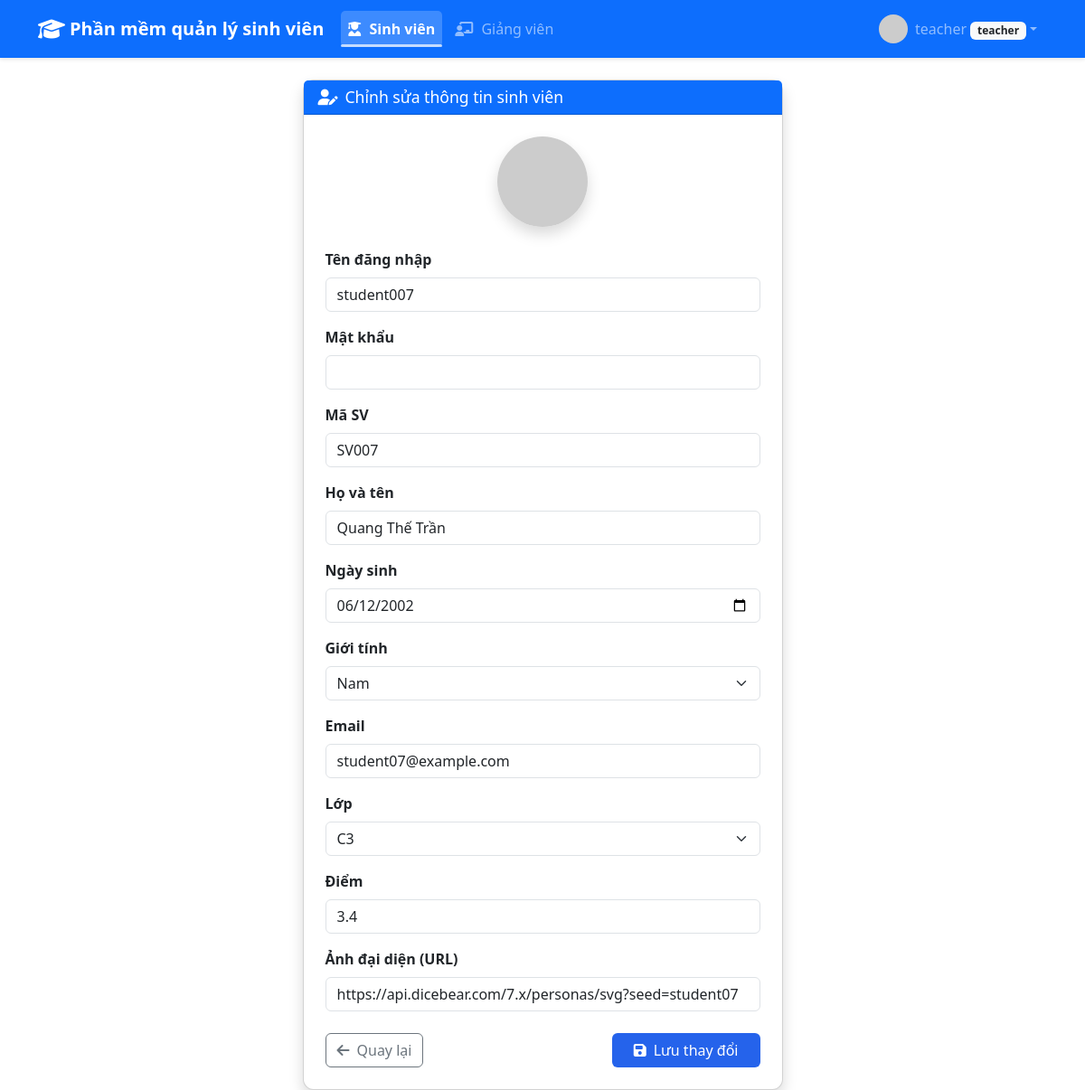
Page /students/34/edit (signed in) on the earlier database version.
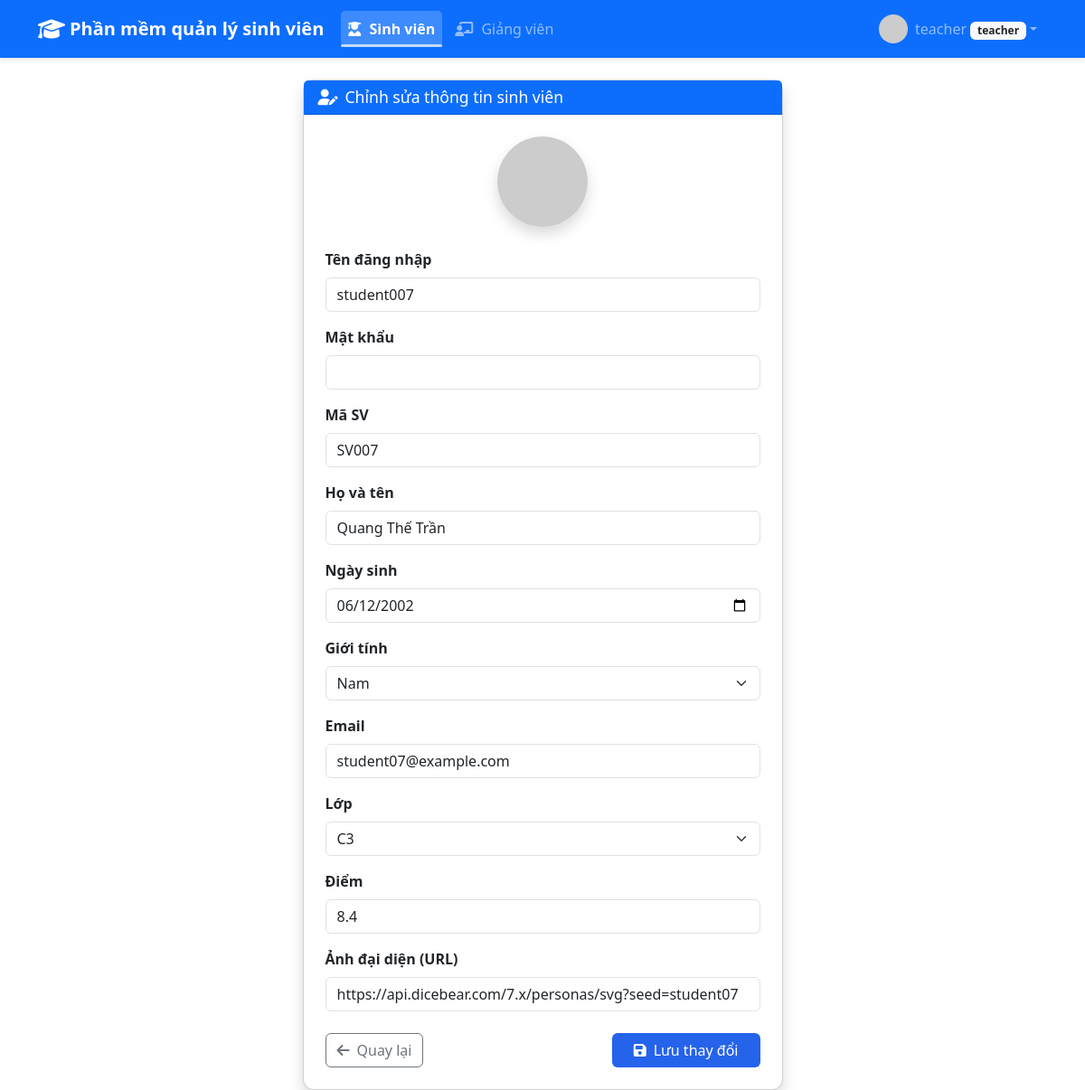
Same page on the later database version.
### app/models.py (models this page shows, shortened)
class User(db.Model, UserMixin):
    id = db.Column(db.Integer, primary_key=True)
    username = db.Column(db.String(64), unique=True, nullable=False)
    password_hash = db.Column(db.String(128), nullable=False)
    role = db.Column(db.String(20), nullable=False)
    email = db.Column(db.String(100), unique=True)
    fullname = db.Column(db.String(100))
    phone = db.Column(db.String(20))
    birthdate = db.Column(db.Date)
    gender = db.Column(db.String(10))
    avatar = db.Column(db.String(255))
    teacher_code = db.Column(db.String(20), unique=True)
    student_code = db.Column(db.String(20), unique=True)
    class_id = db.Column(db.Integer, db.ForeignKey('class.id'))
    score = db.Column(db.Float)
    updated_at = db.Column(db.DateTime, default=datetime.utcnow, onupdate=datetime.utcnow)
    reset_password_token = db.Column(db.String(128))
    reset_password_expires = db.Column(db.DateTime)
    classes = db.relationship('Class', secondary=teacher_class, backref='teachers')

### app/students/routes.py (the view, shortened to what this page needs)
@students_bp.route('/<int:id>/edit', methods=['GET', 'POST'])
@login_required
def edit_student(id):
    student = User.query.filter_by(id=id, role='student').first_or_404()
    if not can_manage_student(student):
        flash('Bạn không có quyền sửa thông tin sinh viên này', 'danger')
        return redirect(url_for('students.student_list'))
    form = StudentForm(obj=student)
    form.student_id = student.id
    return render_template('students/edit.html', form=form, student=student)

### app/forms.py (shortened to what this page needs)
class StudentForm(FlaskForm):
    username = StringField('Tên đăng nhập', validators=[DataRequired(), Length(min=4, max=64)])
    password = PasswordField('Mật khẩu', validators=[Optional(), strong_password])
    student_code = StringField('Mã SV', validators=[DataRequired(), Length(min=2, max=20)])
    fullname = StringField('Họ và tên', validators=[DataRequired(), Length(max=100)])
    birthdate = DateField('Ngày sinh', validators=[Optional()])
    gender = SelectField('Giới tính', choices=[('Nam', 'Nam'), ('Nữ', 'Nữ'), ('Khác', 'Khác')], validators=[Optional()])
    email = StringField('Email', validators=[Optional(), Email(), Length(max=100)])
    class_id = SelectField('Lớp', coerce=int, validators=[DataRequired()])
    score = FloatField('Điểm', validators=[Optional(), NumberRange(min=0, max=10, message='Điểm phải từ 0 đến 10')])
    avatar = StringField('Ảnh đại diện (URL)', validators=[Optional(), Length(max=255)])
    submit = SubmitField('Lưu')
    def __init__(self, *args, **kwargs):
        super().__init__(*args, **kwargs)
        self.class_id.choices = [(c.id, c.name) for c in Class.query.order_by(Class.name).all()]

### app/templates/students/edit.html (shortened to what this page needs)
{% extends 'base.html' %}
{% block content %}
<div class="container mt-4">
    <div class="row justify-content-center">
        <div class="col-md-8 col-lg-6">
            <div class="card shadow">
                <div class="card-header bg-primary text-white">
                    <h6 class="mb-0" style="font-size:1.1rem;"><i class="fas fa-user-edit me-2" style="font-size:1.1rem;"></i>Chỉnh sửa thông tin sinh viên</h6>
                </div>
                <div class="card-body p-4">
                    <form method="POST" action="{{ url_for('students.edit_student', id=student.id) }}">
                        <div class="mb-3 text-center">
                            <img src="{{ student.avatar or 'https://api.dicebear.com/7.x/adventurer/png?seed=student' }}" class="rounded-circle shadow mb-2" width="100" height="100" alt="Avatar">
                        </div>
                        <div class="mb-3">
                            {{ form.username.label(class="form-label fw-bold") }}
                            {{ form.username(class="form-control") }}
                        </div>
                        <div class="mb-3">
                            {{ form.password.label(class="form-label fw-bold") }}
                            {{ form.password(class="form-control", type="password") }}
                        </div>
                        <div class="mb-3">
                            {{ form.student_code.label(class="form-label fw-bold") }}
                            {{ form.student_code(class="form-control", placeholder="Nhập mã sinh viên") }}
                        </div>
                        <div class="mb-3">
                            {{ form.fullname.label(class="form-label fw-bold") }}
                            {{ form.fullname(class="form-control", placeholder="Nhập họ và tên") }}
                        </div>
                        <div class="mb-3">
                            {{ form.birthdate.label(class="form-label fw-bold") }}
                            {{ form.birthdate(class="form-control", type="date") }}
                        </div>
                        <div class="mb-3">
                            {{ form.gender.label(class="form-label fw-bold") }}
                            {{ form.gender(class="form-select") }}
                        </div>
                        <div class="mb-3">
                            {{ form.email.label(class="form-label fw-bold") }}
                            {{ form.email(class="form-control", type="email", placeholder="Nhập email") }}
                        </div>
                        <div class="mb-3">
                            {{ form.class_id.label(class="form-label fw-bold") }}
                            {{ form.class_id(class="form-select") }}
                        </div>
                        <div class="mb-3">
                            {{ form.score.label(class="form-label fw-bold") }}
                            {{ form.score(class="form-control", type="number", step="0.1", placeholder="Nhập điểm") }}
                        </div>
                        <div class="mb-3">
                            {{ form.avatar.label(class="form-label fw-bold") }}
                            {{ form.avatar(class="form-control", placeholder="Nhập URL ảnh đại diện") }}
                        </div>
                        <div class="d-flex justify-content-between mt-4">
                            <a href="{{ url_for('students.student_list') }}" class="btn btn-outline-secondary">
                                <i class="fas fa-arrow-left me-2"></i>Quay lại
                            </a>
                            <button type="submit" class="btn btn-primary px-4">
                                <i class="fas fa-save me-2"></i>Lưu thay đổi
                            </button>
                        </div>
                    </form>
                </div>
            </div>
        </div>
    </div>
</div>
{% endblock %}

Differences in the rows shown:
changed User "student007": score "3.4" → "8.4"
